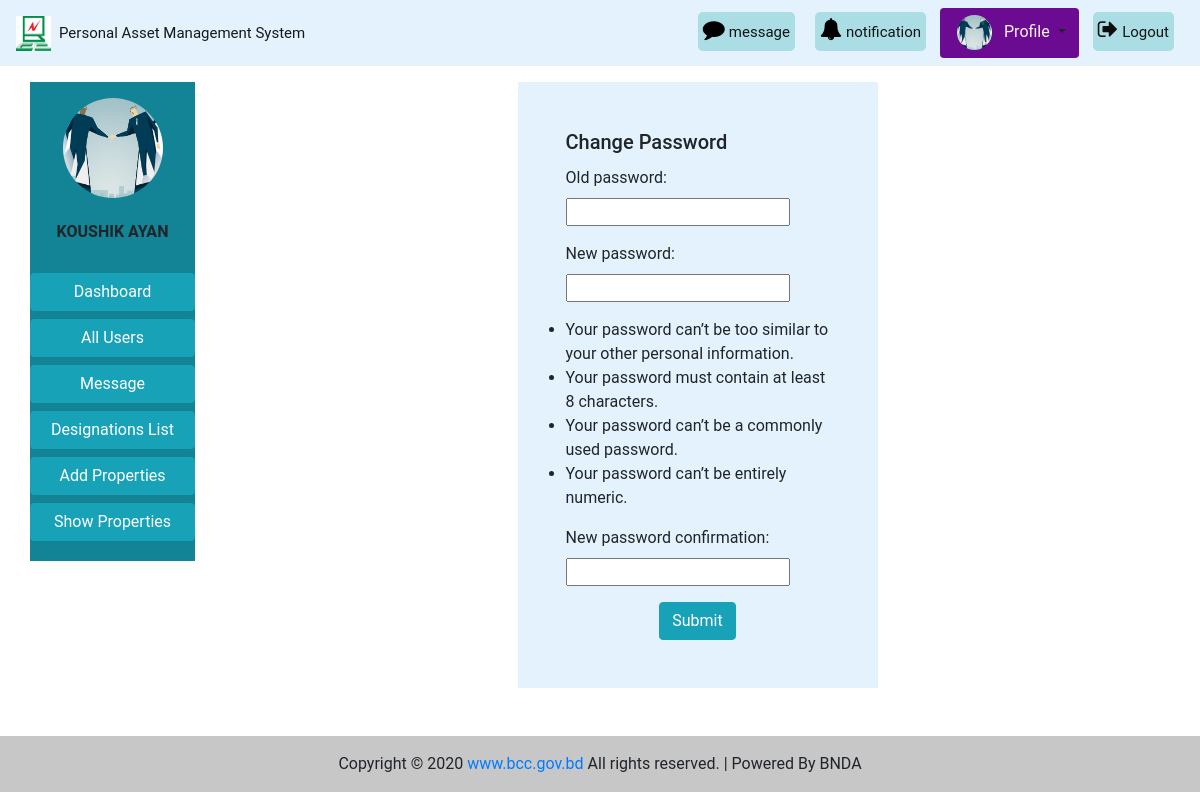
The app's page /accounts/change-pass/ (signed in) with its own data.
### accounts/models.py (models this page shows, shortened)
class CustomUser(AbstractBaseUser):
    user_type_data = (
        ('1', 'Super admin'),
        ('2', 'Admin'),
        ('3', 'Employee'),
    )
    user_type = models.CharField(max_length=10, choices=user_type_data, default='3')
    email = models.EmailField(max_length=255, unique = True, verbose_name = 'Email')
    name = models.CharField(max_length = 255, verbose_name = 'Full Name')
    phone_no = models.CharField(max_length = 20, unique = True, verbose_name = 'Phone Number')
    date = models.DateField(auto_now_add = True)
    is_active = models.BooleanField(default=True)
    is_admin = models.BooleanField(default=False)
    is_staff = models.BooleanField(default=False)
    USERNAME_FIELD = 'email'
    REQUIRED_FIELDS = ('name','phone_no')
    objects = CustomUserManager()
    class Meta:
        verbose_name_plural = 'Users'

### pamsapp/models.py (models this page shows, shortened)
class Profile(models.Model):
    gender_type = (
        ('1', 'Male'),
        ('2', 'Female'),
        ('3', 'Others'),
    )
    user = models.OneToOneField(CustomUser, on_delete = models.CASCADE , related_name = 'profile')
    image = models.ImageField(upload_to = 'images/', blank=True, null=True)
    designation = models.ForeignKey(Designation, on_delete = models.CASCADE, blank = True, null = True)
    gender = models.CharField(max_length=10, choices=gender_type, blank = True, null = True)

### accounts/views.py (the view)
# urls.py: path('change-pass/', views.change_pass_view, name='change-pass'),
def change_pass_view(request):
    if request.method == 'POST':
        form = PasswordChangeForm(user=request.user, data = request.POST)
        if form.is_valid():
            form.save()
            update_session_auth_hash(request, form.user)
            return HttpResponseRedirect(reverse('pamsapp:home'))
    else:
        profile = Profile.objects.get(user_id = request.user.id)
        form = PasswordChangeForm(user = request.user)
        context = {'user': request.user, 'profile': profile, 'form':form}
        return render(request, 'registration/change_pass.html', context)

### message/context_processors.py (called while the page is built)
def unread_messages(request):
    if request.user.is_authenticated:
        unread_msgs = InboxMessage.objects.filter(receiver_id=request.user, delete_status=True,
                                                  new_msg_active=True)[0:5]
        total_unread_msgs = InboxMessage.objects.filter(receiver_id=request.user,
                                                        delete_status=True, new_msg_active=True).count()
        total_draft_msgs = NewMessage.objects.filter(sender_id=request.user,
                                                     delete_status=True, new_msg_active=True,
                                                     msg_status='Draft').count()
        return {'unread_msgs': unread_msgs, 'total_unread_msgs': total_unread_msgs,
                'total_draft_msgs': total_draft_msgs}
    else:
        return {'total_unread_msgs': 0, 'total_draft_msgs': 0}

def online_active_user(request):
    active_users = CustomUser.objects.all()
    return {'active_users': active_users}

### templates/registration/change_pass.html (shortened to what this page needs)
{% extends 'base.html' %}
{% load static %}
{% block content %}
<div class="col-lg-4 col-md-6 col-10 mx-auto ">
  <div class='p-5' style='background-color: #E3F2FD;'>
    <h5 class="card-title">Change Password</h5>
    <form action="" method="post">
      {{ form.as_p }}
      <div class='text-center'>
        <button class='btn btn-info' type="submit">Submit</button>
      </div>
    </form>
  </div>
</div>
{% endblock %}

### templates/base.html (shortened to what this page needs)
{% load static %}
<!doctype html>
<html lang="en">
  <head>
    <link rel="stylesheet" href="https://maxcdn.bootstrapcdn.com/bootstrap/4.5.2/css/bootstrap.min.css">
    <link rel="stylesheet" href="{% static 'pams/css/bootstrap.css' %}">
    <link rel="stylesheet" href="{% static 'pams/css/base.css' %}">
    <link rel="stylesheet" href="https://cdnjs.cloudflare.com/ajax/libs/font-awesome/4.7.0/css/font-awesome.min.css">
  </head>
  <body>
   <nav class="navbar navbar-expand-lg navbar-light sticky-top"
    style="background-color: #e3f2fd">
    <a class="navbar-brand" href="{% url 'pamsapp:home' %}"><img src="{% static 'pams/images/bcc.jpg' %}" alt="logo"
      style="height: 35px; width: 35px;"><span class="ml-2" style="font-size: 15px;">Personal Asset Management System</span></a>
    <div class="collapse navbar-collapse text-center my-nav" id="navbarSupportedContent">
      <ul class="navbar-nav  my-2 my-lg-0 ">
        {% if not user.is_authenticated %}
          <li class="nav-item active">
            <a class="nav-link text-black font-weight-bold" href="#">Login </a>
          </li>
          <li class="nav-item active">
            <a class="nav-link text-black font-weight-bold" href="#">Signup </a>
          </li>
        {% else %}
        <div class="mes rounded rounded-end ">
          <a href="{% url 'pamsapp:assets-list-pending' %}"  style="text-decoration:none">
            <i style="font-size:22px; color:rgb(0, 0, 0)" class="fa ">&#xf075;</i>
            <span style='font-size:15px'>message</span>
          </a>
        </div>
        {% if user.user_type == '1' or user.user_type == '2' %}
        <div class="not rounded rounded-end ">
          <a href="{% url 'pamsapp:assets-list-pending' %}"  style="text-decoration:none">
            <i style="font-size:22px; color:rgb(0, 0, 0)" class="fa">&#xf0f3;</i>
            <span style='font-size:15px'>notification</span>
          </a>
        </div>
        {% endif %}
          {% if profile.image %}
          <div class="dropdown show mx-1 pl-1 rounded profile"
          style='background-color:  #6b0b91; border-radius: 15%;'>
            <a class="btn dropdown-toggle" href="{% url 'pamsapp:profile' %}" role="button"
             id="dropdownMenuLink" data-toggle="dropdown" aria-haspopup="true" aria-expanded="false">
             <img src="{{ user.profile.image.url }}" class="rounded-circle" alt="logo"
                style="height: 35px; width: 35px;">
                <span class="ml-2" style="font-size: medium; color:seashell">Profile</span>
            </a>
          </div>
          {% endif %}
          <div class="mes rounded rounded-end ">
            <a href="{% url 'accounts:logout' %}"  style="text-decoration:none">
              <i style="font-size:22px; color:rgb(14, 13, 13)" class="fa ">&#xf08b;</i>
              <span style='font-size:15px'>Logout</span>
            </a>
          </div>
        {% endif %}
      </ul>
    </div>
  </nav>
   <div class="container-fluid mt-3">
    <div class="row mx-auto">
      <div class="col-lg-2 col-md-3 col-12 mb-2">
        <div class="list-group text-center">
          <div class='py-3' style='background-color:#138496'>
            {% if user.profile.image %}
              <div style="width:100%; text-align:center">
                <img class="rounded-circle" style="height:100px; width:100px" src="{{ user.profile.image.url }}" alt="Card image cap">
              </div>
            {% else %}
              <img class="rounded-circle" style="height:100px" src="{% static 'pams/images/user-default.png' %}" alt="Card image cap">
            {% endif %}
            <br>
            <h6 class='text-uppercase font-weight-bold'>{{user.name}}</h6>
            <br>
            {% if user.user_type == '1' or user.user_type == '2' %}
              <a href="{% url 'pamsapp:dashboard' %}" class="btn btn-info mb-1 btn-block">Dashboard</a>
              <a href="{% url 'pamsapp:all-user' %}" class="btn btn-info mb-1 btn-block">All Users</a>
              <a href="{% url 'Message:inbox' %}" class="btn btn-info mb-1 btn-block">Message</a>
              <a href="{% url 'pamsapp:designations_list' %}" class="btn btn-info mb-1 btn-block">Designations List</a>
            {% endif %}
            <a href="{% url 'pamsapp:home' %}" class="btn btn-info btn-block">Add Properties</a>
            <a href="{% url 'pamsapp:show-properties' %}" class="btn btn-info mb-1 btn-block">Show Properties</a>
          </div>
        </div>
      </div>
      {% block content %}
      {% endblock %}
    </div>
  </div>
  <footer class="bg-light text-center text-lg-start mt-5">
    <div class="text-center p-3" style="background-color: rgba(0, 0, 0, 0.2)">
      Copyright © 2020
      <a class="bootstrap-link"  href="https://bcc.gov.bd/" target="blank">www.bcc.gov.bd</a>
      All rights reserved. | Powered By BNDA
    </div>
  </footer>
  </body>
</html>

### static/pams/css/base.css (style rules this page uses)
* { margin: 0; padding: 0; box-sizing: border-box; }
body { font-family: 'roboto', sans-serif; }

### templates/base.html (style rules this page uses)
.not { right: 0px; height: 50px; padding: 10px; color:rgb(246, 246, 248) }
.not a { background-color: #ABDDE5; color:rgb(20, 20, 20); padding-left: 5px; padding-right: 5px; padding-top: 10px; padding-bottom: 10px; border-radius: 5px; }
.mes { right: 0px; height: 50px; padding: 10px; color:rgb(12, 12, 15) }
.mes a { background-color: #ABDDE5; color:rgb(20, 20, 20); padding-left: 5px; padding-right: 5px; padding-top: 10px; padding-bottom: 10px; border-radius: 5px; }

### records on screen
CustomUser: profile.image (picture), name "KOUSHIK AYAN"
